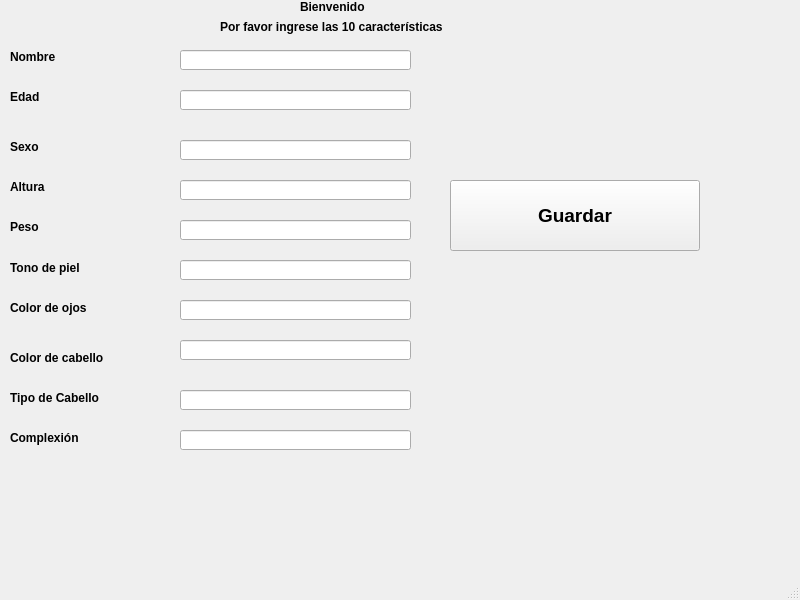
<?xml version="1.0" encoding="UTF-8"?>
<ui version="4.0">
 <class>MainWindow</class>
 <widget class="QMainWindow" name="MainWindow">
  <property name="geometry">
   <rect>
    <x>0</x>
    <y>0</y>
    <width>800</width>
    <height>600</height>
   </rect>
  </property>
  <property name="font">
   <font>
    <bold>true</bold>
   </font>
  </property>
  <property name="windowTitle">
   <string>MainWindow</string>
  </property>
  <widget class="QWidget" name="centralwidget">
   <widget class="QLabel" name="label">
    <property name="geometry">
     <rect>
      <x>10</x>
      <y>50</y>
      <width>250</width>
      <height>14</height>
     </rect>
    </property>
    <property name="minimumSize">
     <size>
      <width>250</width>
      <height>0</height>
     </size>
    </property>
    <property name="text">
     <string>Nombre </string>
    </property>
   </widget>
   <widget class="QLabel" name="label_2">
    <property name="geometry">
     <rect>
      <x>10</x>
      <y>90</y>
      <width>250</width>
      <height>14</height>
     </rect>
    </property>
    <property name="minimumSize">
     <size>
      <width>250</width>
      <height>0</height>
     </size>
    </property>
    <property name="text">
     <string>Edad</string>
    </property>
   </widget>
   <widget class="QLabel" name="label_3">
    <property name="geometry">
     <rect>
      <x>10</x>
      <y>350</y>
      <width>250</width>
      <height>16</height>
     </rect>
    </property>
    <property name="minimumSize">
     <size>
      <width>250</width>
      <height>0</height>
     </size>
    </property>
    <property name="text">
     <string>Color de cabello</string>
    </property>
   </widget>
   <widget class="QLabel" name="label_6">
    <property name="geometry">
     <rect>
      <x>10</x>
      <y>140</y>
      <width>250</width>
      <height>14</height>
     </rect>
    </property>
    <property name="minimumSize">
     <size>
      <width>250</width>
      <height>0</height>
     </size>
    </property>
    <property name="text">
     <string>Sexo</string>
    </property>
   </widget>
   <widget class="QLabel" name="label_7">
    <property name="geometry">
     <rect>
      <x>10</x>
      <y>220</y>
      <width>250</width>
      <height>14</height>
     </rect>
    </property>
    <property name="minimumSize">
     <size>
      <width>250</width>
      <height>0</height>
     </size>
    </property>
    <property name="text">
     <string>Peso</string>
    </property>
   </widget>
   <widget class="QLabel" name="label_8">
    <property name="geometry">
     <rect>
      <x>10</x>
      <y>260</y>
      <width>250</width>
      <height>16</height>
     </rect>
    </property>
    <property name="minimumSize">
     <size>
      <width>250</width>
      <height>0</height>
     </size>
    </property>
    <property name="text">
     <string>Tono de piel</string>
    </property>
   </widget>
   <widget class="QLabel" name="label_9">
    <property name="geometry">
     <rect>
      <x>10</x>
      <y>300</y>
      <width>250</width>
      <height>16</height>
     </rect>
    </property>
    <property name="minimumSize">
     <size>
      <width>250</width>
      <height>0</height>
     </size>
    </property>
    <property name="text">
     <string>Color de ojos</string>
    </property>
   </widget>
   <widget class="QLabel" name="label_10">
    <property name="geometry">
     <rect>
      <x>10</x>
      <y>390</y>
      <width>250</width>
      <height>16</height>
     </rect>
    </property>
    <property name="minimumSize">
     <size>
      <width>250</width>
      <height>0</height>
     </size>
    </property>
    <property name="text">
     <string>Tipo de Cabello</string>
    </property>
   </widget>
   <widget class="QLabel" name="label_11">
    <property name="geometry">
     <rect>
      <x>10</x>
      <y>430</y>
      <width>250</width>
      <height>16</height>
     </rect>
    </property>
    <property name="minimumSize">
     <size>
      <width>250</width>
      <height>0</height>
     </size>
    </property>
    <property name="text">
     <string>Complexión</string>
    </property>
   </widget>
   <widget class="QLabel" name="label_4">
    <property name="geometry">
     <rect>
      <x>10</x>
      <y>180</y>
      <width>250</width>
      <height>14</height>
     </rect>
    </property>
    <property name="minimumSize">
     <size>
      <width>250</width>
      <height>0</height>
     </size>
    </property>
    <property name="text">
     <string>Altura</string>
    </property>
   </widget>
   <widget class="QLineEdit" name="nombre">
    <property name="geometry">
     <rect>
      <x>180</x>
      <y>50</y>
      <width>231</width>
      <height>20</height>
     </rect>
    </property>
   </widget>
   <widget class="QLineEdit" name="edad">
    <property name="geometry">
     <rect>
      <x>180</x>
      <y>90</y>
      <width>231</width>
      <height>20</height>
     </rect>
    </property>
   </widget>
   <widget class="QLineEdit" name="sexo">
    <property name="geometry">
     <rect>
      <x>180</x>
      <y>140</y>
      <width>231</width>
      <height>20</height>
     </rect>
    </property>
   </widget>
   <widget class="QLineEdit" name="altura">
    <property name="geometry">
     <rect>
      <x>180</x>
      <y>180</y>
      <width>231</width>
      <height>20</height>
     </rect>
    </property>
   </widget>
   <widget class="QLineEdit" name="peso">
    <property name="geometry">
     <rect>
      <x>180</x>
      <y>220</y>
      <width>231</width>
      <height>20</height>
     </rect>
    </property>
   </widget>
   <widget class="QLineEdit" name="tonopiel">
    <property name="geometry">
     <rect>
      <x>180</x>
      <y>260</y>
      <width>231</width>
      <height>20</height>
     </rect>
    </property>
   </widget>
   <widget class="QLineEdit" name="colorojos">
    <property name="geometry">
     <rect>
      <x>180</x>
      <y>300</y>
      <width>231</width>
      <height>20</height>
     </rect>
    </property>
   </widget>
   <widget class="QLineEdit" name="colorcabello">
    <property name="geometry">
     <rect>
      <x>180</x>
      <y>340</y>
      <width>231</width>
      <height>20</height>
     </rect>
    </property>
   </widget>
   <widget class="QLineEdit" name="tipocabello">
    <property name="geometry">
     <rect>
      <x>180</x>
      <y>390</y>
      <width>231</width>
      <height>20</height>
     </rect>
    </property>
   </widget>
   <widget class="QLineEdit" name="complexion">
    <property name="geometry">
     <rect>
      <x>180</x>
      <y>430</y>
      <width>231</width>
      <height>20</height>
     </rect>
    </property>
   </widget>
   <widget class="QPushButton" name="boton_guardar">
    <property name="geometry">
     <rect>
      <x>450</x>
      <y>180</y>
      <width>250</width>
      <height>71</height>
     </rect>
    </property>
    <property name="minimumSize">
     <size>
      <width>250</width>
      <height>0</height>
     </size>
    </property>
    <property name="font">
     <font>
      <pointsize>14</pointsize>
      <bold>true</bold>
     </font>
    </property>
    <property name="text">
     <string>Guardar</string>
    </property>
   </widget>
   <widget class="QLabel" name="label_5">
    <property name="geometry">
     <rect>
      <x>300</x>
      <y>0</y>
      <width>250</width>
      <height>14</height>
     </rect>
    </property>
    <property name="minimumSize">
     <size>
      <width>250</width>
      <height>0</height>
     </size>
    </property>
    <property name="text">
     <string>Bienvenido</string>
    </property>
   </widget>
   <widget class="QLabel" name="label_12">
    <property name="geometry">
     <rect>
      <x>220</x>
      <y>20</y>
      <width>16777215</width>
      <height>14</height>
     </rect>
    </property>
    <property name="minimumSize">
     <size>
      <width>15000</width>
      <height>0</height>
     </size>
    </property>
    <property name="text">
     <string>Por favor ingrese las 10 características</string>
    </property>
   </widget>
  </widget>
  <widget class="QMenuBar" name="menubar">
   <property name="geometry">
    <rect>
     <x>0</x>
     <y>0</y>
     <width>800</width>
     <height>18</height>
    </rect>
   </property>
  </widget>
  <widget class="QStatusBar" name="statusbar"/>
 </widget>
 <resources/>
 <connections/>
</ui>
